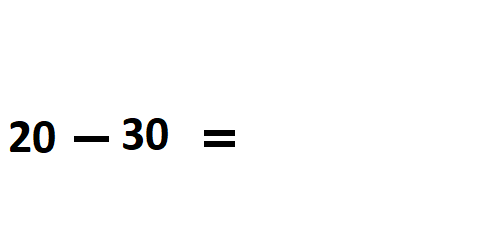
%> input picture pg/k1.png, 500 x 250 px
$ octave processore.m   (GNU Octave 9; MATLAB toolbox functions it lacks are replaced by stand-ins)
%> lines starting %> are read from the running program, lines starting %| are printed output that depends on the picture; in (x1, y1, x2, y2) boxes, pixels count from 0 and x2, y2 are one past the last pixel; in counts of white or black regions, pixels touching at a corner belong together; the program's own positions count from 1
%Created by Amir Hossein Shiati
%Note that this program is sensitive to fonts
clc;
close all;
clear;
%Change the name of im2 to the image you'd like it to solve
im2 = imread('k1.png');
%> im2 is the input picture: size 250x500x3 uint8; mean R, G, B 250.8, 250.8, 250.8
%///////////////////////
plus =imread('plus.png');
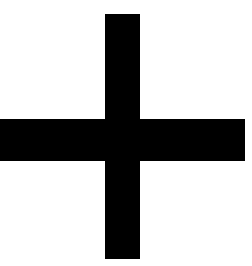
%> input picture pg/plus.png, 36 x 38 px (shown 7 times larger)
%> plus is the input picture: size 38x36 uint8; 74% white; 1 black region, box (x1, y1, x2, y2) and area: (0, 2, 35, 37) 355
mines = imread('mines.png');
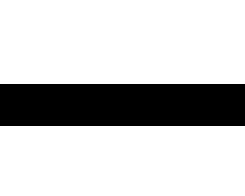
%> input picture pg/mines.png, 35 x 28 px (shown 7 times larger)
%> mines is the input picture: size 28x35 uint8; 78.6% white; 1 black region, box (x1, y1, x2, y2) and area: (0, 12, 35, 18) 210

im =~im2bw(im2);
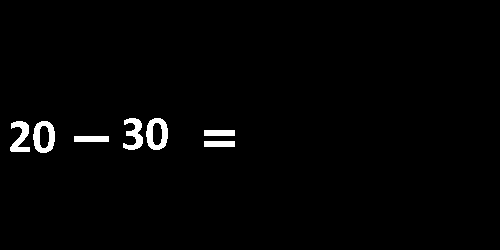
%> im: size 250x500 logical; 1.7% white; 7 white regions, largest, box (x1, y1, x2, y2) and area: (146, 118, 168, 150) 409, (33, 121, 55, 153) 409, (123, 118, 143, 150) 350
plus =~im2bw(plus);
%> plus: size 38x36 logical; 26% white; 1 white region, box (x1, y1, x2, y2) and area: (0, 2, 35, 37) 355
mines =~im2bw(mines);
%> mines: size 28x35 logical; 21.4% white; 1 white region, box (x1, y1, x2, y2) and area: (0, 12, 35, 18) 210

erotion = imerode(im , plus);
%> erotion: size 250x500 logical; every value is 0
n = size(im,1);
%> n = 250
m = size(im,2);
%> m = 500
counter = 0;
for i=1:n
    for j=1:m
        if(erotion(i,j) == 1)
            counter = 1;
        end
    end
end
%> after the loop, counter = 0
if(counter == 1)
    dilation = imdilate(erotion,plus);
else
    erotion = imerode(im , mines);
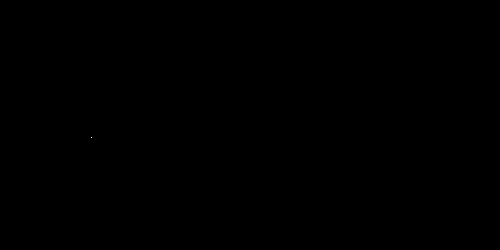
%> erotion: size 250x500 logical; 0% white in thin lines or dots, all inside (x1, y1, x2, y2) = (91, 137, 92, 138)
    dilation = imdilate(erotion,mines);
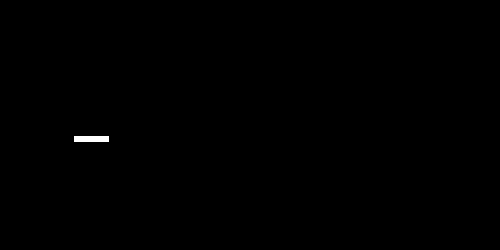
%> dilation: size 250x500 logical; 0.17% white; 1 white region, box (x1, y1, x2, y2) and area: (74, 136, 109, 142) 210
end

[x,y] = find(dilation == 1);
%> x = 210 values from 137 to 142; y = 210 values from 75 to 109
min_row = min(y);
%> min_row = 75
max_row = max(y);
%> max_row = 109

im_num_1 =im(1:n,1:min_row - 1);
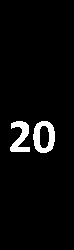
%> im_num_1: size 250x74 logical; 4.1% white; 2 white regions, box (x1, y1, x2, y2) and area: (33, 121, 55, 153) 409, (10, 121, 30, 152) 344
im_num_2 =im(1:n,max_row + 1:m);
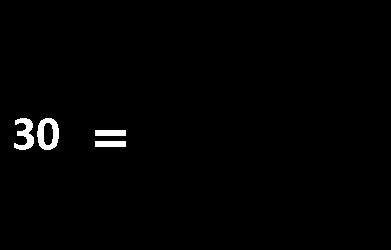
%> im_num_2: size 250x391 logical; 1.2% white; 4 white regions, box (x1, y1, x2, y2) and area: (37, 118, 59, 150) 409, (14, 118, 34, 150) 350, (95, 130, 126, 136) 186, (95, 141, 126, 147) 186

%Number detection ++++++
 C = [0,0];
 E = [0,0];
for i=9:-1:0
    name_str = num2str(i) + ".png";
%> (the run ends here)
